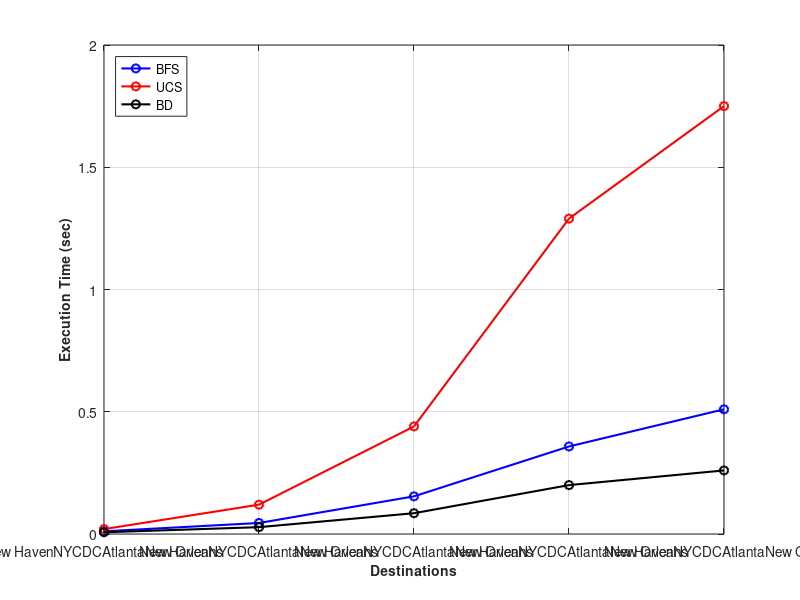
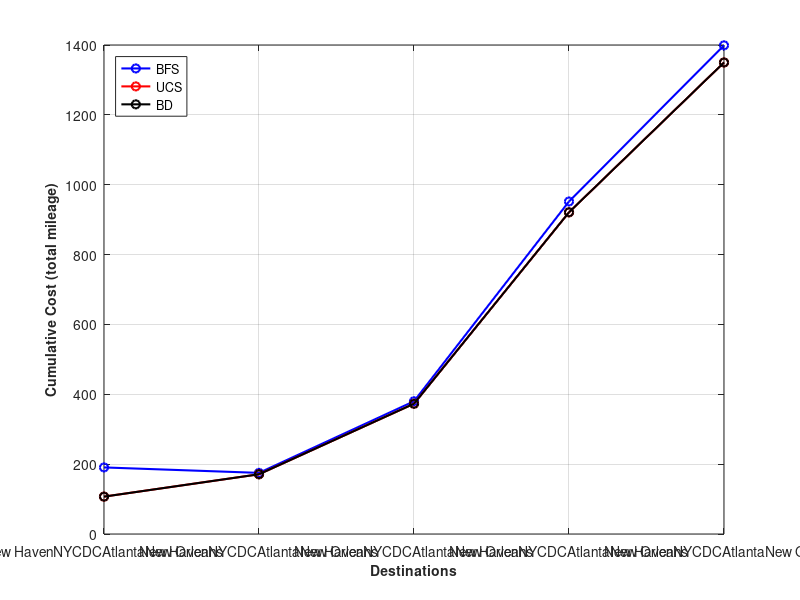

Recreate these plots in MATLAB, in order.
clear all
close all
clc
cities = ["New Haven","NYC","DC","Atlanta","New Orleans"];
BFS_time = [0.011 0.045 .154 .358 .510];
UCS_time = [0.02 0.12 .44 1.29 1.75];
BS_time = [0.007 0.028 .085 0.2 0.26];

BFS_cost = [190.6 175 380 952 1399];
UCS_cost = [107 171 373 921 1350];
BS_cost = [107 171 373 921 1350];

figure
plot(BFS_time,'-ob','Linewidth',1.5)
hold on 
plot(UCS_time,'-or','Linewidth',1.5)
hold on 
plot(BS_time,'-ok','Linewidth',1.5)

set(gca, 'XTick', 1:length(cities), 'XTickLabel', cities);
xlabel('Destinations','fontweight','bold','fontsize',10)
ylabel('Execution Time (sec)','fontweight','bold','fontsize',10)
legend("BFS","UCS","BD",'Location','Northwest')
grid on

figure
plot(BFS_cost,'-ob','Linewidth',1.5)
hold on 
plot(UCS_cost,'-or','Linewidth',1.5)
hold on 
plot(BS_cost,'-ok','Linewidth',1.5)
set(gca, 'XTick', 1:length(cities), 'XTickLabel', cities);
xlabel('Destinations','fontweight','bold','fontsize',10)
ylabel('Cumulative Cost (total mileage)','fontweight','bold','fontsize',10)
legend("BFS","UCS","BD",'Location','Northwest')
grid on
